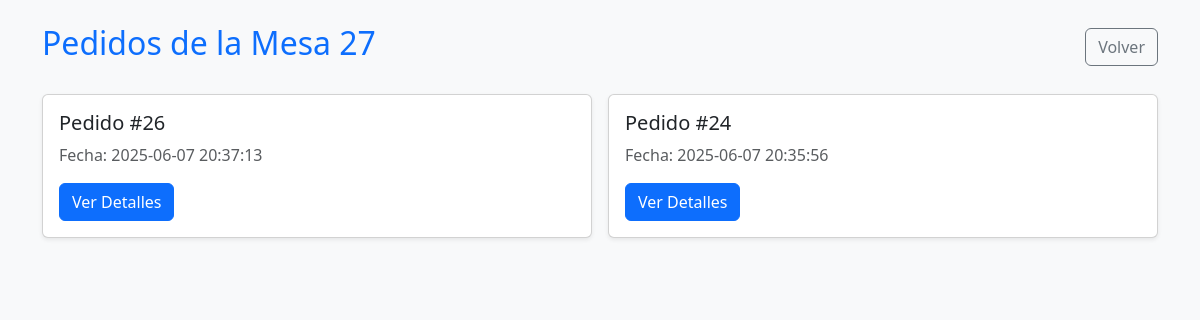
/mesa.php?mesa=27, run on the app's committed database.
### tables this page shows
CREATE TABLE `pedidos` (
  `id` int NOT NULL,
  `mesa` int NOT NULL,
  `cliente` varchar(100) NOT NULL,
  `fecha` datetime DEFAULT CURRENT_TIMESTAMP,
  `pagado` tinyint(1) NOT NULL DEFAULT '0',
  `monto_pagado` int DEFAULT '0'
);

### mesa.php (the view, shortened to what this page needs)
<?php
include 'config.php';
$mesa = isset($_GET['mesa']) ? intval($_GET['mesa']) : 0;
$res = $conn->query("SELECT * FROM pedidos WHERE mesa = $mesa ORDER BY fecha DESC");
?>
<!DOCTYPE html>
<html lang="es">
<head>
    <link href="https://cdn.jsdelivr.net/npm/bootstrap@5.3.2/dist/css/bootstrap.min.css" rel="stylesheet">
</head>
<body>
    <div class="container py-4">
        <div class="d-flex justify-content-between align-items-center mb-4">
            <h2 class="text-primary">Pedidos de la Mesa <?= $mesa ?></h2>
            <a href="index.php" class="btn btn-outline-secondary">Volver</a>
        </div>
        <?php if ($res->num_rows > 0): ?>
            <div class="row row-cols-1 row-cols-md-2 g-3">
                <?php while ($row = $res->fetch_assoc()): ?>
                    <div class="col">
                        <div class="card pedido-card shadow-sm">
                            <div class="card-body">
                                <h5 class="card-title">Pedido #<?= $row['id'] ?></h5>
                                <p class="card-text text-muted">Fecha: <?= $row['fecha'] ?></p>
                                <a href="pedido.php?id=<?= $row['id'] ?>" class="btn btn-primary">Ver Detalles</a>
                            </div>
                        </div>
                    </div>
                <?php endwhile; ?>
            </div>
        <?php else: ?>
            <div class="alert alert-warning text-center">No hay pedidos para esta mesa.</div>
        <?php endif; ?>
    </div>
</body>
</html>

### mesa.php (style rules this page uses)
body { background-color: #f8f9fa; }
.pedido-card { transition: transform 0.2s ease; }

### data on the page
pedidos: id "26", fecha "2025-06-07 20:37:13"
pedidos: id "24", fecha "2025-06-07 20:35:56"

### other printed values
$mesa "27"
